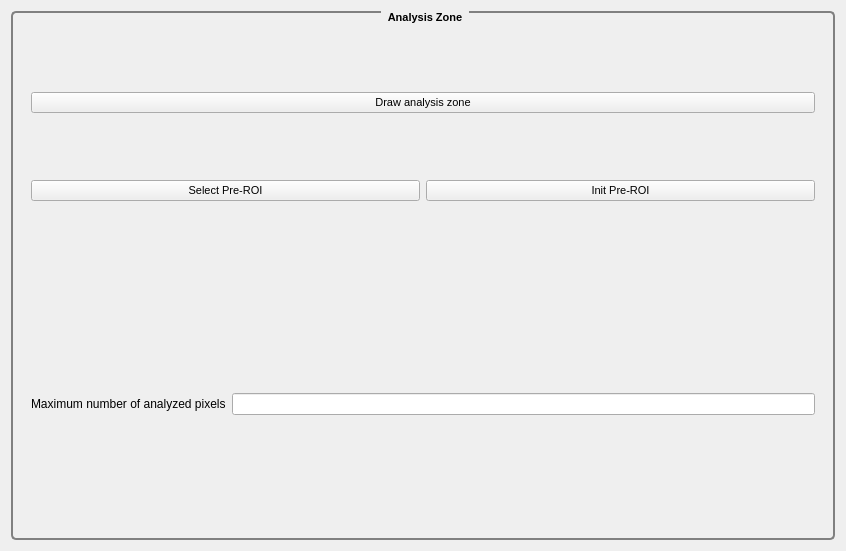
<?xml version="1.0" encoding="UTF-8"?>
<ui version="4.0">
 <class>HROI</class>
 <widget class="QWidget" name="HROI">
  <property name="geometry">
   <rect>
    <x>0</x>
    <y>0</y>
    <width>846</width>
    <height>551</height>
   </rect>
  </property>
  <property name="windowTitle">
   <string>Form</string>
  </property>
  <layout class="QGridLayout" name="gridLayout_2">
   <item row="0" column="0">
    <widget class="QGroupBox" name="groupBox">
     <property name="font">
      <font>
       <pointsize>8</pointsize>
       <bold>true</bold>
      </font>
     </property>
     <property name="styleSheet">
      <string notr="true"> QGroupBox {

     border: 2px solid gray;
     border-radius: 5px;
     margin-top: 5ex; /* leave space at the top for the title */
 }
 QGroupBox::title {
     subcontrol-origin: margin;
     subcontrol-position: top center; /* position at the top center */
     padding: 0 5px;
 }


</string>
     </property>
     <property name="title">
      <string>Analysis Zone</string>
     </property>
     <layout class="QVBoxLayout" name="verticalLayout">
      <item>
       <widget class="QWidget" name="_widget_ROI_method" native="true">
        <property name="font">
         <font>
          <pointsize>8</pointsize>
         </font>
        </property>
        <layout class="QGridLayout" name="gridLayout">
         <item row="0" column="0" colspan="2">
          <widget class="QPushButton" name="_draw_ROI">
           <property name="font">
            <font>
             <pointsize>8</pointsize>
            </font>
           </property>
           <property name="text">
            <string>Draw analysis zone</string>
           </property>
          </widget>
         </item>
         <item row="1" column="1">
          <widget class="QPushButton" name="_init_ROI">
           <property name="font">
            <font>
             <pointsize>8</pointsize>
            </font>
           </property>
           <property name="text">
            <string>Init Pre-ROI</string>
           </property>
          </widget>
         </item>
         <item row="1" column="0">
          <widget class="QPushButton" name="_pre_ROI">
           <property name="font">
            <font>
             <pointsize>8</pointsize>
            </font>
           </property>
           <property name="text">
            <string>Select Pre-ROI</string>
           </property>
          </widget>
         </item>
        </layout>
       </widget>
      </item>
      <item>
       <widget class="QWidget" name="_widget_data_number" native="true">
        <layout class="QHBoxLayout" name="horizontalLayout">
         <item>
          <widget class="QLabel" name="label">
           <property name="text">
            <string>Maximum number of analyzed pixels</string>
           </property>
          </widget>
         </item>
         <item>
          <widget class="HValueEdit" name="_maximum_number_data"/>
         </item>
        </layout>
       </widget>
      </item>
     </layout>
    </widget>
   </item>
  </layout>
 </widget>
 <customwidgets>
  <customwidget>
   <class>HValueEdit</class>
   <extends>QLineEdit</extends>
   <header>HValueEdit.h</header>
  </customwidget>
 </customwidgets>
 <resources/>
 <connections/>
</ui>
